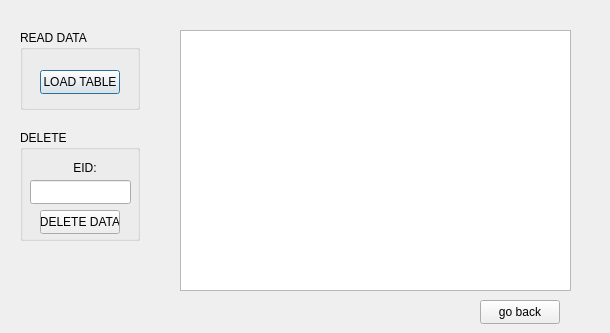
<?xml version="1.0" encoding="UTF-8"?>
<ui version="4.0">
 <class>viewallinfo</class>
 <widget class="QDialog" name="viewallinfo">
  <property name="geometry">
   <rect>
    <x>0</x>
    <y>0</y>
    <width>610</width>
    <height>333</height>
   </rect>
  </property>
  <property name="windowTitle">
   <string>Dialog</string>
  </property>
  <widget class="QTableView" name="tableView">
   <property name="geometry">
    <rect>
     <x>180</x>
     <y>30</y>
     <width>391</width>
     <height>261</height>
    </rect>
   </property>
  </widget>
  <widget class="QGroupBox" name="groupBox">
   <property name="geometry">
    <rect>
     <x>20</x>
     <y>30</y>
     <width>120</width>
     <height>80</height>
    </rect>
   </property>
   <property name="title">
    <string>READ DATA</string>
   </property>
   <widget class="QPushButton" name="pushButton_load">
    <property name="geometry">
     <rect>
      <x>20</x>
      <y>40</y>
      <width>80</width>
      <height>24</height>
     </rect>
    </property>
    <property name="text">
     <string>LOAD TABLE</string>
    </property>
   </widget>
  </widget>
  <widget class="QGroupBox" name="groupBox_2">
   <property name="geometry">
    <rect>
     <x>20</x>
     <y>130</y>
     <width>120</width>
     <height>111</height>
    </rect>
   </property>
   <property name="title">
    <string>DELETE</string>
   </property>
   <widget class="QPushButton" name="pushButton">
    <property name="geometry">
     <rect>
      <x>20</x>
      <y>80</y>
      <width>80</width>
      <height>24</height>
     </rect>
    </property>
    <property name="text">
     <string>DELETE DATA</string>
    </property>
   </widget>
   <widget class="QLineEdit" name="lineEdit">
    <property name="geometry">
     <rect>
      <x>10</x>
      <y>50</y>
      <width>101</width>
      <height>24</height>
     </rect>
    </property>
   </widget>
   <widget class="QLabel" name="label">
    <property name="geometry">
     <rect>
      <x>40</x>
      <y>30</y>
      <width>49</width>
      <height>16</height>
     </rect>
    </property>
    <property name="text">
     <string>    EID:</string>
    </property>
   </widget>
  </widget>
  <widget class="QPushButton" name="pushButton_2">
   <property name="geometry">
    <rect>
     <x>480</x>
     <y>300</y>
     <width>80</width>
     <height>24</height>
    </rect>
   </property>
   <property name="text">
    <string>go back</string>
   </property>
  </widget>
 </widget>
 <resources/>
 <connections/>
</ui>
